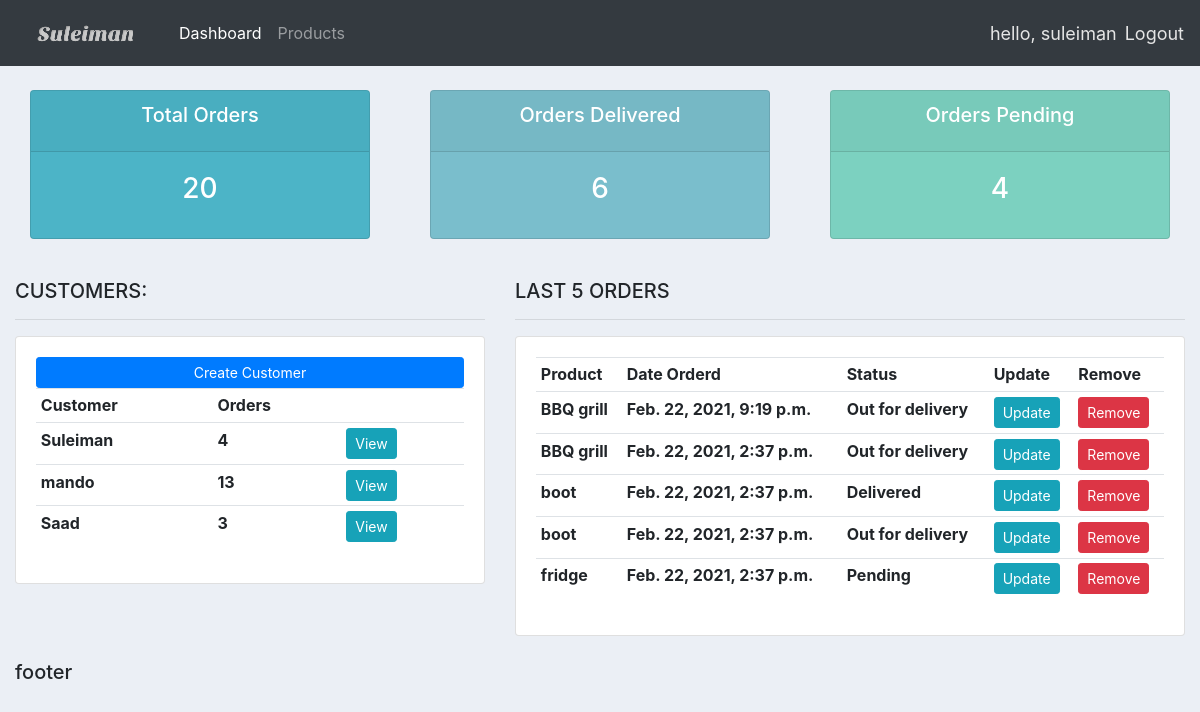
The app's page / (signed in) with its own data.
### accounts/models.py (models this page shows, shortened)
class Customer(models.Model):
    name = models.CharField(max_length=200, null=True)
    phone = models.CharField(max_length=200, null=True)
    email = models.EmailField(max_length=254, null=True)
    date_created  = models.DateTimeField(auto_now_add=True, null=True)
    def calculateOrders(self):
        return Order.objects.filter(customer=self).count()
    num_of_orders = property(calculateOrders)
    def __str__(self):
        return self.name

class Order(models.Model):
    STATUS = (
        ('Pending', 'Pending'),
        ('Out for delivery', 'Out for delivery'),
        ('Delivered', 'Delivered'),
    )
    customer = models.ForeignKey(Customer,null=True, on_delete=models.SET_NULL)
    product = models.ForeignKey(Product,null=True, on_delete=models.SET_NULL)
    date_created  = models.DateTimeField(auto_now_add=True, null=True)
    status = models.CharField(max_length=200, null=True, choices=STATUS)
    note = models.CharField(max_length=1000, null=True)

class Product(models.Model):
    CATEGORY = (
        ('Indoor', 'Indoor'),
        ('Out Door', 'Out Door'),
    )
    name = models.CharField(max_length=200, null=True)
    price = models.FloatField(max_length=200)
    category = models.CharField(max_length=200, null=True, choices=CATEGORY)
    description = models.CharField(max_length=200, blank=True, null=True)
    date_created  = models.DateTimeField(auto_now_add=True, null=True)
    tag = models.ManyToManyField(Tag)

### accounts/decorators.py (the view)
    def wrapper_func(request, *args, **kwargs):
        group = None
        if request.user.groups.exists():
            group = request.user.groups.all()[0].name
        print(group)
        if group == 'customer':
            return redirect('user-page')
        if group == 'admin':
            return view_func(request, *args, **kwargs)

### accounts/views.py (called while the page is built)
@login_required(login_url='login')
@admin_only
def home(request):
    customers = Customer.objects.all()
    last_orders = Order.objects.all().order_by('-date_created')[0:5]
    total_orders = Order.objects.all().count()
    delivered = Order.objects.filter(status='Delivered').count()
    pending = Order.objects.filter(status='Pending').count()
    context = {
        'customers' :customers,
        'last_orders' : last_orders,
        'total_orders' : total_orders,
        'delivered' : delivered,
        'pending' : pending,
    }
    return render(request, 'accounts/dashboard.html', context)

### accounts/templates/accounts/dashboard.html
{%  extends 'accounts/main.html' %}
{% block content %}
{%  include 'accounts/status.html' %}
<br>
<div class="row">
	<div class="col-md-5">
		<h5>CUSTOMERS:</h5>
		<hr>
		<div class="card card-body">
			<a class="btn btn-primary  btn-sm btn-block" href="">Create Customer</a>
			<table class="table table-sm">
				<tr>
					<th>Customer</th>
					<th>Orders</th>
					<th></th>
				</tr>
				{% for customer in customers %}
				<tr>
					<th>{{ customer }}</th>
					<th>{{ customer.num_of_orders }}</th>
					<th><a class='btn btn-sm btn-info' href=" {% url 'customer' customer.id %} ">View</a></th>
				</tr>
				{% endfor %}
			</table>
		</div>
	</div>
	<div class="col-md-7">
		<h5>LAST 5 ORDERS</h5>
		<hr>
		<div class="card card-body">
			<table class="table table-sm">
				<tr>
					<th>Product</th>
					<th>Date Orderd</th>
					<th>Status</th>
					<th>Update</th>
					<th>Remove</th>
				</tr>
				{% for order in last_orders %}
					<tr>
					<th>{{order.product.name}}</th>
					<th> {{ order.date_created }} </th>
					<th> {{ order.status }} </th>
					<th> <a class='btn btn-sm btn-info' href="{% url 'update_order' order.id %}">Update</a> </th>
					<th> <a class='btn btn-sm btn-danger'href="{% url 'delete_order' order.id %}">Remove</a></th>
					</tr>
				{% endfor %}
			</table>
		</div>
	</div>
</div>
{% endblock %}

### accounts/templates/accounts/main.html (shortened to what this page needs)
{% load static %}
<!DOCTYPE html>
<html lang="en">
<head>
    <link rel="stylesheet" href="https://maxcdn.bootstrapcdn.com/bootstrap/4.0.0/css/bootstrap.min.css"
>
    <link rel="stylesheet" href="{% static 'css/main.css' %}">
</head>
<body>
    {% include 'accounts/navbar.html' %}
    <div class="container-fluid">
        {% block content %}
        {% endblock %}
        <br>
        <h5>footer</h5>
    </div>
</body>
</html>

### accounts/templates/accounts/navbar.html (shortened to what this page needs)
{% load static %}
<nav class="navbar navbar-expand-lg navbar-dark bg-dark">
    <a class="navbar-brand" href="{% url 'home' %}"><img src="{% static 'images/logo.png' %}" alt="logo"></a>
    <div class="collapse navbar-collapse" id="navbarNav">
      <ul class="navbar-nav">
        {% if request.user.is_staff %}
          <li class="nav-item active">
            <a class="nav-link" href="{% url 'home' %}">Dashboard</a>
          </li>
          <li class="nav-item">
            <a class="nav-link" href="{% url 'products' %}">Products</a>
          </li>
        {% endif %}
      </ul>
    </div>
    <span class="username" >hello, {{request.user}}</span>
    <span><a class ="logout" href="{% url 'logout' %}">Logout</a></span>
  </nav>

### accounts/templates/accounts/status.html
<br>
<div class="row">
	<div class="col">
		<div class="col-md">
			<div class="card text-center text-white  mb-3" id="total-orders">
			  	<div class="card-header">
			  		<h5 class="card-title">Total Orders</h5>
			  	</div>
			  	<div class="card-body">
			    	<h3 class="card-title"> {{ total_orders }} </h3>
			  	</div>
			</div>
		</div>
	</div>
	<div class="col">
		<div class="col-md">
			<div class="card text-center text-white  mb-3" id="orders-delivered">
			  	<div class="card-header">
			  		<h5 class="card-title">Orders Delivered</h5>
			  	</div>
			  	<div class="card-body">
			    	<h3 class="card-title"> {{ delivered }} </h3>
			  	</div>
			</div>
		</div>
	</div>
	<div class="col">
		<div class="col-md">
			<div class="card text-center text-white  mb-3" id="orders-pending">
			  	<div class="card-header">
			  		<h5 class="card-title">Orders Pending</h5>
			  	</div>
			  	<div class="card-body">
			    	<h3 class="card-title"> {{ pending }} </h3>
			  	</div>
			</div>
		</div>
	</div>
</div>

### static/css/main.css (style rules this page uses)
body { background-color: #ebeff5; }
#total-orders { background-color: #4cb4c7; }
#orders-delivered { background-color: #7abecc; }
#orders-pending { background-color: #7CD1C0; }

### accounts/templates/accounts/navbar.html (style rules this page uses)
.logout { font-size: 18px; color: #e5e5e5; }
.username { font-size: 18px; margin-right: 8px; color: #e5e5e5; }

### records on screen
Customer: name "Suleiman", num_of_orders "4"
Customer: name "mando", num_of_orders "13"
Customer: name "Saad", num_of_orders "3"
Order: product.name "BBQ grill", date_created "Feb. 22, 2021, 9:19 p.m.", status "Out for delivery"
Order: product.name "BBQ grill", date_created "Feb. 22, 2021, 2:37 p.m.", status "Out for delivery"
Order: product.name "boot", date_created "Feb. 22, 2021, 2:37 p.m.", status "Delivered"
Order: product.name "boot", date_created "Feb. 22, 2021, 2:37 p.m.", status "Out for delivery"
Order: product.name "fridge", date_created "Feb. 22, 2021, 2:37 p.m.", status "Pending"

### other values on screen
{{ request.user }} "suleiman"
{{ total_orders }} "20"
{{ delivered }} "6"
{{ pending }} "4"
